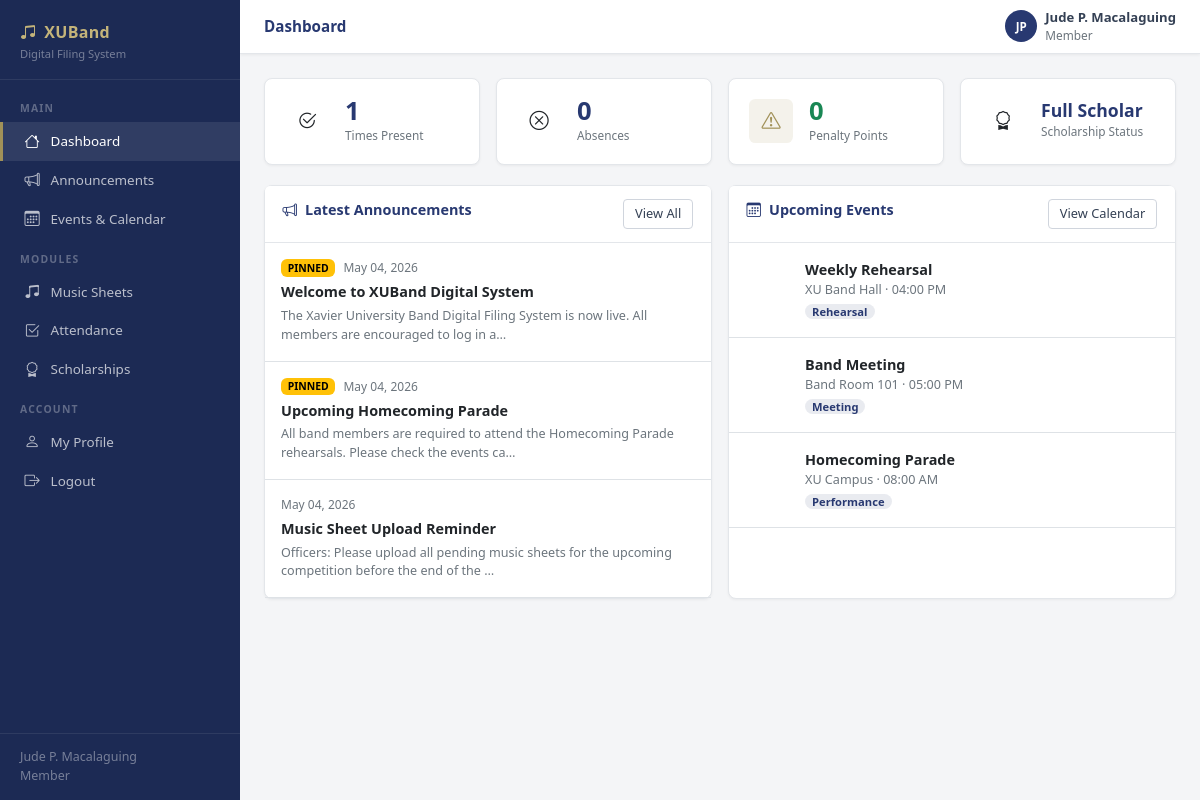
Page /dashboard.php (signed in) on the committed database.
### tables this page shows
CREATE TABLE IF NOT EXISTS scholarships (
    id INT AUTO_INCREMENT PRIMARY KEY,
    term_id INT NOT NULL,
    user_id INT NOT NULL,
    status ENUM('Full Scholar','Half Scholar','Not Scholar') NOT NULL DEFAULT 'Not Scholar',
    updated_by INT DEFAULT NULL,
    updated_at DATETIME NOT NULL DEFAULT CURRENT_TIMESTAMP ON UPDATE CURRENT_TIMESTAMP,
    UNIQUE KEY unique_scholarship (term_id, user_id),
    FOREIGN KEY (term_id) REFERENCES scholarship_terms(id) ON DELETE CASCADE,
    FOREIGN KEY (user_id) REFERENCES users(id) ON DELETE CASCADE,
    FOREIGN KEY (updated_by) REFERENCES users(id) ON DELETE SET NULL
);

CREATE TABLE IF NOT EXISTS announcements (
    id INT AUTO_INCREMENT PRIMARY KEY,
    title VARCHAR(200) NOT NULL,
    body TEXT NOT NULL,
    created_by INT NOT NULL,
    pinned TINYINT(1) NOT NULL DEFAULT 0,
    expires_at DATE DEFAULT NULL,
    created_at DATETIME NOT NULL DEFAULT CURRENT_TIMESTAMP,
    updated_at DATETIME NOT NULL DEFAULT CURRENT_TIMESTAMP ON UPDATE CURRENT_TIMESTAMP,
    FOREIGN KEY (created_by) REFERENCES users(id) ON DELETE CASCADE
);

CREATE TABLE IF NOT EXISTS events (
    id INT AUTO_INCREMENT PRIMARY KEY,
    title VARCHAR(200) NOT NULL,
    type ENUM('rehearsal','performance','meeting','competition','other') NOT NULL DEFAULT 'rehearsal',
    event_date DATE NOT NULL,
    event_time TIME DEFAULT NULL,
    location VARCHAR(200) DEFAULT NULL,
    description TEXT DEFAULT NULL,
    created_by INT NOT NULL,
    created_at DATETIME NOT NULL DEFAULT CURRENT_TIMESTAMP,
    FOREIGN KEY (created_by) REFERENCES users(id) ON DELETE CASCADE
);

### includes/auth.php (called while the page is built, shortened)
<?php
require_once __DIR__ . '/db.php';
function isLoggedIn(): bool {
    return !empty($_SESSION['user_id']);
}
function currentUser(): ?array {
    return [
        'id'    => $_SESSION['user_id'],
        'name'  => $_SESSION['user_name'],
        'role'  => $_SESSION['user_role'],
        'email' => $_SESSION['user_email'],
    ];
}
function isOfficer(): bool {
    $role = currentUser()['role'] ?? '';
    return $role === 'officer' || $role === 'moderator';
}

### includes/helpers.php (called while the page is built, shortened)
<?php
function h(mixed $val): string {
    return htmlspecialchars((string)$val, ENT_QUOTES | ENT_HTML5, 'UTF-8');
}
function formatDate(string $date, string $format = 'M d, Y'): string {
    return (new DateTime($date))->format($format);
}
function penaltyClass(int $points): string {
    if ($points === 0)   return 'text-success';
    return 'text-danger';
}
function penaltyColor(float $points): string {
    return penaltyClass((int)$points);
}

### includes/db.php (called while the page is built, shortened)
<?php
function getDB(): PDO {
    static $pdo = null;
    if ($pdo === null) {
        $host = DB_HOST === 'localhost' ? '127.0.0.1' : DB_HOST;
        $dsn = 'mysql:host=' . $host . ';port=' . DB_PORT . ';dbname=' . DB_NAME . ';charset=utf8mb4';
        try {
            $pdo = new PDO($dsn, DB_USER, DB_PASS, [
                PDO::ATTR_ERRMODE            => PDO::ERRMODE_EXCEPTION,
                PDO::ATTR_DEFAULT_FETCH_MODE => PDO::FETCH_ASSOC,
                PDO::ATTR_EMULATE_PREPARES   => false,
                PDO::ATTR_TIMEOUT            => 10,
            ]);
        } catch (PDOException $e) {
            http_response_code(500);
            die(json_encode(['error' => 'Database connection failed: ' . $e->getMessage()]));
        }
    }
    return $pdo;
}
function dbQuery(string $sql, array $params = []): array {
    $stmt = getDB()->prepare($sql);
    $stmt->execute($params);
    return $stmt->fetchAll();
}
function dbQueryOne(string $sql, array $params = []): ?array {
    $stmt = getDB()->prepare($sql);
    $stmt->execute($params);
    $row = $stmt->fetch();
    return $row ?: null;
}

### public/dashboard.php (the view, shortened to what this page needs)
<?php
require_once __DIR__ . '/../includes/auth.php';
require_once __DIR__ . '/../includes/db.php';
require_once __DIR__ . '/../includes/helpers.php';
require_once __DIR__ . '/../includes/layout.php';
$user = currentUser();
$totalMembers    = dbQueryOne('SELECT COUNT(*) AS n FROM users WHERE role = "member"')['n'] ?? 0;
$totalSheets     = dbQueryOne('SELECT COUNT(*) AS n FROM music_sheets')['n'] ?? 0;
$upcomingEvents  = dbQueryOne('SELECT COUNT(*) AS n FROM events WHERE event_date >= CURDATE()')['n'] ?? 0;
$activeScholar   = dbQueryOne('SELECT COUNT(*) AS n FROM scholarships WHERE status = "active"')['n'] ?? 0;
$announcements   = dbQuery('SELECT a.*, u.name AS author FROM announcements a JOIN users u ON u.id = a.created_by ORDER BY a.pinned DESC, a.created_at DESC LIMIT 5');
$nextEvents      = dbQuery('SELECT e.*, u.name AS organizer FROM events e JOIN users u ON u.id = e.created_by WHERE e.event_date >= CURDATE() ORDER BY e.event_date ASC LIMIT 5');
$myStats = null;
if ($user['role'] === 'member') {
    $myStats = dbQueryOne('SELECT ps.total_points,
        (SELECT COUNT(*) FROM attendance WHERE user_id = ? AND status = "present") AS presents,
        (SELECT COUNT(*) FROM attendance WHERE user_id = ? AND status = "absent") AS absents
        FROM penalty_summary ps WHERE ps.user_id = ?',
        [$user['id'], $user['id'], $user['id']]);
    $myScholarship = dbQueryOne('SELECT * FROM scholarships WHERE user_id = ? ORDER BY id DESC LIMIT 1', [$user['id']]);
}
layout_head('Dashboard', 'dashboard');
?>
<div class="stats-grid">
  <?php if (isOfficer()): ?>
  <div class="stat-card">
    <div class="stat-icon"><i class="bi bi-people"></i></div>
    <div><div class="stat-value"><?= $totalMembers ?></div><div class="stat-label">Band Members</div></div>
  </div>
  <div class="stat-card">
    <div class="stat-icon"><i class="bi bi-music-note-beamed"></i></div>
    <div><div class="stat-value"><?= $totalSheets ?></div><div class="stat-label">Music Sheets</div></div>
  </div>
  <div class="stat-card">
    <div class="stat-icon gold"><i class="bi bi-award"></i></div>
    <div><div class="stat-value"><?= $activeScholar ?></div><div class="stat-label">Active Scholars</div></div>
  </div>
  <div class="stat-card">
    <div class="stat-icon"><i class="bi bi-calendar3"></i></div>
    <div><div class="stat-value"><?= $upcomingEvents ?></div><div class="stat-label">Upcoming Events</div></div>
  </div>
  <?php else: ?>
  <div class="stat-card">
    <div class="stat-icon"><i class="bi bi-check2-circle"></i></div>
    <div><div class="stat-value"><?= $myStats['presents'] ?? 0 ?></div><div class="stat-label">Times Present</div></div>
  </div>
  <div class="stat-card">
    <div class="stat-icon"><i class="bi bi-x-circle"></i></div>
    <div><div class="stat-value"><?= $myStats['absents'] ?? 0 ?></div><div class="stat-label">Absences</div></div>
  </div>
  <div class="stat-card">
    <div class="stat-icon gold"><i class="bi bi-exclamation-triangle"></i></div>
    <div>
      <div class="stat-value <?= penaltyColor((float)($myStats['total_points'] ?? 0)) ?>"><?= $myStats['total_points'] ?? 0 ?></div>
      <div class="stat-label">Penalty Points</div>
    </div>
  </div>
  <?php if (isset($myScholarship)): ?>
  <div class="stat-card">
    <div class="stat-icon"><i class="bi bi-award"></i></div>
    <div>
      <div class="stat-value" style="font-size:1.1rem"><?= ucfirst($myScholarship['status'] ?? '—') ?></div>
      <div class="stat-label">Scholarship Status</div>
    </div>
  </div>
  <?php endif; ?>
  <?php endif; ?>
</div>
<div class="row g-3">
  <div class="col-md-6">
    <div class="card h-100">
      <div class="card-header d-flex justify-content-between align-items-center">
        <span class="card-title"><i class="bi bi-megaphone me-2"></i>Latest Announcements</span>
        <a href="/announcements.php" class="btn btn-sm btn-outline">View All</a>
      </div>
      <div class="card-body p-0">
        <?php if (!$announcements): ?>
        <div class="empty-state"><div class="empty-icon"><i class="bi bi-inbox"></i></div><p>No announcements yet.</p></div>
        <?php else: foreach ($announcements as $ann): ?>
        <div class="px-3 py-3 border-bottom">
          <div class="d-flex align-items-center gap-2 mb-1">
            <?php if ($ann['pinned']): ?><span class="badge text-bg-warning" style="font-size:.65rem">PINNED</span><?php endif; ?>
            <span class="text-muted" style="font-size:.75rem"><?= formatDate($ann['created_at']) ?></span>
          </div>
          <div class="fw-bold" style="color:var(--navy)"><?= h($ann['title']) ?></div>
          <div class="text-muted small mt-1"><?= h(mb_substr($ann['body'], 0, 100)) ?>…</div>
        </div>
        <?php endforeach; endif; ?>
      </div>
    </div>
  </div>
  <div class="col-md-6">
    <div class="card h-100">
      <div class="card-header d-flex justify-content-between align-items-center">
        <span class="card-title"><i class="bi bi-calendar3 me-2"></i>Upcoming Events</span>
        <a href="/events.php" class="btn btn-sm btn-outline">View Calendar</a>
      </div>
      <div class="card-body p-0">
        <?php if (!$nextEvents): ?>
        <div class="empty-state"><div class="empty-icon"><i class="bi bi-calendar-x"></i></div><p>No upcoming events.</p></div>
        <?php else: foreach ($nextEvents as $ev): ?>
        <div class="px-3 py-3 border-bottom d-flex gap-3 align-items-start">
          <div class="text-center flex-shrink-0" style="min-width:44px;background:var(--navy);color:#fff;border-radius:8px;padding:6px 4px">
            <div style="font-size:.65rem;font-weight:700;text-transform:uppercase;opacity:.7"><?= (new DateTime($ev['event_date']))->format('M') ?></div>
            <div style="font-size:1.2rem;font-weight:800;line-height:1"><?= (new DateTime($ev['event_date']))->format('d') ?></div>
          </div>
          <div>
            <div class="fw-bold" style="color:var(--navy)"><?= h($ev['title']) ?></div>
            <div class="text-muted small"><?= h($ev['location'] ?? '') ?><?= $ev['event_time'] ? ' · ' . date('h:i A', strtotime($ev['event_time'])) : '' ?></div>
            <span class="badge badge-member mt-1"><?= h(ucfirst($ev['type'])) ?></span>
          </div>
        </div>
        <?php endforeach; endif; ?>
      </div>
    </div>
  </div>
</div>
<?php layout_foot(); ?>

### includes/layout.php (shortened to what this page needs)
<?php
function layout_head(string $title = 'XUBand', string $pageKey = ''): void {
    $user = currentUser();
    $initials = strtoupper(implode('', array_map(fn($w) => $w[0], explode(' ', $user['name']))));
    $initials = substr($initials, 0, 2);
    $role = $user['role'];
    $currentPage = basename($_SERVER['PHP_SELF'], '.php');
    $isActive = fn(string $key) => ($key === $currentPage || $key === $pageKey) ? ' active' : '';
    ?>
<!DOCTYPE html>
<html lang="en">
<head>
  <link rel="stylesheet" href="/assets/css/bootstrap.min.css">
  <link rel="stylesheet" href="/assets/css/bootstrap-icons.min.css">
  <link rel="stylesheet" href="/assets/css/style.css">
</head>
<body>
<nav id="sidebar">
  <div class="sidebar-brand">
    <div class="brand-name"><i class="bi bi-music-note-beamed me-2"></i>XUBand</div>
    <div class="brand-sub">Digital Filing System</div>
  </div>
  <div class="sidebar-nav">
    <div class="sidebar-section">Main</div>
    <a href="/dashboard.php" class="sidebar-link<?= $isActive('dashboard') ?>">
      <i class="bi bi-house"></i> Dashboard
    </a>
    <a href="/announcements.php" class="sidebar-link<?= $isActive('announcements') ?>">
      <i class="bi bi-megaphone"></i> Announcements
    </a>
    <a href="/events.php" class="sidebar-link<?= $isActive('events') ?>">
      <i class="bi bi-calendar3"></i> Events &amp; Calendar
    </a>
    <div class="sidebar-section">Modules</div>
    <a href="/music-sheets.php" class="sidebar-link<?= $isActive('music-sheets') ?>">
      <i class="bi bi-music-note-beamed"></i> Music Sheets
    </a>
    <a href="/attendance.php" class="sidebar-link<?= $isActive('attendance') ?>">
      <i class="bi bi-check2-square"></i> Attendance
    </a>
    <a href="/scholarships.php" class="sidebar-link<?= $isActive('scholarships') ?>">
      <i class="bi bi-award"></i> Scholarships
    </a>
    <div class="sidebar-section">Account</div>
    <a href="/profile.php" class="sidebar-link<?= $isActive('profile') ?>">
      <i class="bi bi-person"></i> My Profile
    </a>
    <a href="/logout.php" class="sidebar-link" data-confirm="Log out?">
      <i class="bi bi-box-arrow-right"></i> Logout
    </a>
  </div>
  <div class="sidebar-footer">
    <?= h($user['name']) ?><br>
    <?= h(ucfirst($role)) ?>
  </div>
</nav>
<div id="main-wrapper">
  <div id="topbar">
    <div class="d-flex align-items-center gap-2">
      <span class="topbar-title"><?= h($title) ?></span>
    </div>
    <div class="d-flex align-items-center gap-2">
      <div class="user-avatar"><?= h($initials) ?></div>
      <div class="d-none d-sm-block">
        <div class="fw-semibold" style="font-size:.82rem;color:#344054"><?= h($user['name']) ?></div>
        <div class="text-muted" style="font-size:.74rem"><?= h(ucfirst($role)) ?></div>
      </div>
    </div>
  </div>
  <div class="page-body">
<?php
}
function layout_foot(): void {
?>
  </div>
</div>
</body>
</html>
<?php
}
?>

### public/assets/css/style.css (style rules this page uses)
:root { --xu-navy: #283971; --xu-navy-dark: #1c2a54; --xu-gold: #a19158; --xu-gold-lt: #c4b47a; --sidebar-w: 240px; }
body { background: #f4f5f7; font-size: .9rem; }
#sidebar { width: var(--sidebar-w); min-height: 100vh; background: var(--xu-navy-dark); position: fixed; top: 0; left: 0; display: flex; flex-direction: column; z-index: 1040; transition: transform .25s ease; overflow-y: auto; }
.sidebar-brand { padding: 1.25rem 1.25rem 1rem; border-bottom: 1px solid rgba(255,255,255,.08); }
.sidebar-brand .brand-name { font-size: 1rem; font-weight: 700; color: var(--xu-gold-lt); letter-spacing: .3px; }
.sidebar-brand .brand-sub { font-size: .7rem; color: rgba(255,255,255,.4); margin-top: 2px; }
.sidebar-section { font-size: .65rem; font-weight: 700; text-transform: uppercase; letter-spacing: 1.2px; color: rgba(255,255,255,.3); padding: .85rem 1.25rem .3rem; }
.sidebar-nav { flex: 1; padding: .5rem 0; }
.sidebar-link { display: flex; align-items: center; gap: .6rem; padding: .5rem 1.25rem; color: rgba(255,255,255,.7); font-size: .84rem; font-weight: 500; text-decoration: none; border-left: 3px solid transparent; transition: all .15s; }
.sidebar-link i { font-size: .95rem; width: 18px; text-align: center; flex-shrink: 0; }
.sidebar-link.active { background: rgba(255,255,255,.09); color: #fff; border-left-color: var(--xu-gold); }
.sidebar-footer { padding: .9rem 1.25rem; border-top: 1px solid rgba(255,255,255,.08); font-size: .78rem; color: rgba(255,255,255,.4); line-height: 1.5; }
#main-wrapper { margin-left: var(--sidebar-w); min-height: 100vh; display: flex; flex-direction: column; }
#topbar { height: 54px; background: #fff; border-bottom: 1px solid #e3e6ea; display: flex; align-items: center; justify-content: space-between; padding: 0 1.5rem; position: sticky; top: 0; z-index: 1030; box-shadow: 0 1px 3px rgba(0,0,0,.06); }
.topbar-title { font-weight: 700; font-size: .95rem; color: var(--xu-navy); }
.user-avatar { width: 32px; height: 32px; background: var(--xu-navy); color: #fff; border-radius: 50%; display: flex; align-items: center; justify-content: center; font-size: .72rem; font-weight: 700; flex-shrink: 0; }
.page-body { padding: 1.5rem; flex: 1; }
.card { border: 1px solid #e3e6ea; box-shadow: 0 1px 3px rgba(0,0,0,.05); border-radius: .5rem; }
.card-header { background: #fff; border-bottom: 1px solid #e3e6ea; font-weight: 700; font-size: .88rem; padding: .8rem 1.1rem; }
.stat-card { background: #fff; border: 1px solid #e3e6ea; border-radius: .5rem; padding: 1.2rem 1.25rem; display: flex; align-items: center; gap: 1rem; box-shadow: 0 1px 3px rgba(0,0,0,.05); }
.stat-icon { width: 44px; height: 44px; border-radius: .4rem; display: flex; align-items: center; justify-content: center; font-size: 1.2rem; flex-shrink: 0; }
.stat-icon.gold { background: rgba(161,145,88,.12); color: var(--xu-gold); }
.stat-value { font-size: 1.6rem; font-weight: 800; line-height: 1; color: var(--xu-navy); }
.stat-label { font-size: .74rem; color: #6c757d; margin-top: 3px; }
.stats-grid { display: grid; grid-template-columns: repeat(auto-fill, minmax(180px, 1fr)); gap: 1rem; margin-bottom: 1.25rem; }
.card-title { font-weight: 700; color: var(--xu-navy); font-size: .9rem; }
.card-header { background: #fff; border-bottom: 1px solid #e3e6ea; }
.btn-outline { background: #fff; border: 1px solid #d0d5dd; color: #344054; }
.btn-sm { font-size: .8rem; padding: .3rem .7rem; }
.badge-member { background: rgba(40,57,113,.1); color: var(--xu-navy); font-size: .7rem; padding: 2px 7px; border-radius: 20px; font-weight: 600; white-space: nowrap; }
.text-muted { color: #6c757d !important; }

### rows in the picture
scholarships: status "Full Scholar"
announcements: pinned "PINNED", created_at "May 04, 2026", title "Welcome to XUBand Digital System", body "The Xavier University Band Digital Filing System is now live. All members are encouraged to log in a"
announcements: pinned "PINNED", created_at "May 04, 2026", title "Upcoming Homecoming Parade", body "All band members are required to attend the Homecoming Parade rehearsals. Please check the events ca"
announcements: created_at "May 04, 2026", title "Music Sheet Upload Reminder", body "Officers: Please upload all pending music sheets for the upcoming competition before the end of the"
events: title "Weekly Rehearsal", location "XU Band Hall", event_time "04:00 PM", type "Rehearsal"
events: title "Band Meeting", location "Band Room 101", event_time "05:00 PM", type "Meeting"
events: title "Homecoming Parade", location "XU Campus", event_time "08:00 AM", type "Performance"

### other values in the picture
$user['name'] "Jude P. Macalaguing"
$role "Member"
$title "Dashboard"
$initials "JP"
$myStats['presents'] "1"
$myStats['absents'] "0"
$myStats['total_points'] "0"
